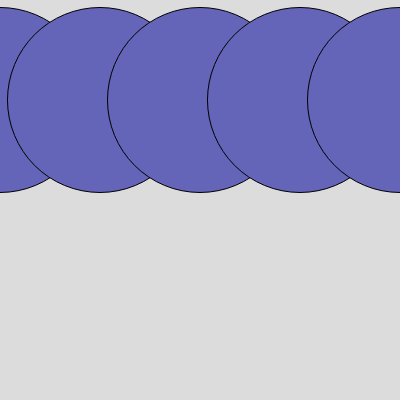
Frame 1 (no input)
Frame 60 (no input): identical to frame 1, image omitted
Frame 120 (the mouse pressed at the canvas centre since frame 60): identical to frame 1, image omitted

The p5.js sketch that drew this single still picture (run headless with seeded random() and noise() and a simulated clock; from frame 60 on, the mouse is pressed at the canvas centre):

// p5.js sketch
// ── sketch.js
let theRandom;

function setup() {
  createCanvas(400, 400);
  theRandom = random(10, 255);
}

function draw() {
  background(220);
  fill(100, 100, theRandom);
  for (var i = 0; i < 7; i++) {
    ellipse(100 * i, 100, theRandom, theRandom);
  }
}
